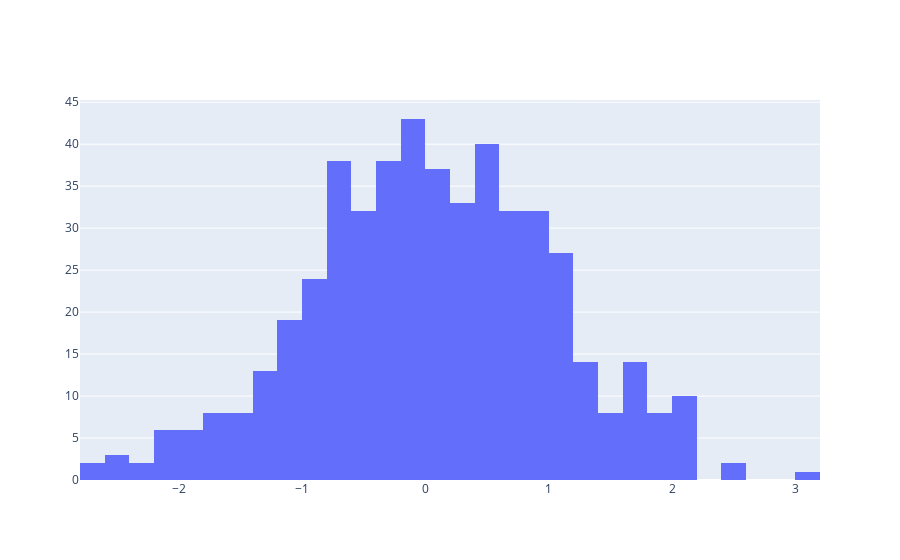

The cell this chart's notebook holds for it:
### Code cell
import plotly.graph_objects as go

import numpy as np
np.random.seed(1)

x = np.random.randn(500)
#print(x)
fig = go.Figure(data=[go.Histogram(x=x)])
fig.show()

### Figure 1 — Plotly figure (JSON) as saved in the notebook; plotly's stock layout.template omitted (floating-point values rounded to 4 significant figures; data arrays with more than 128 entries replaced by an {"elided": "..."} marker saying what was removed)
{"data": [{"type": "histogram", "x": {"elided": "500 float values"}}], "layout": {}}
